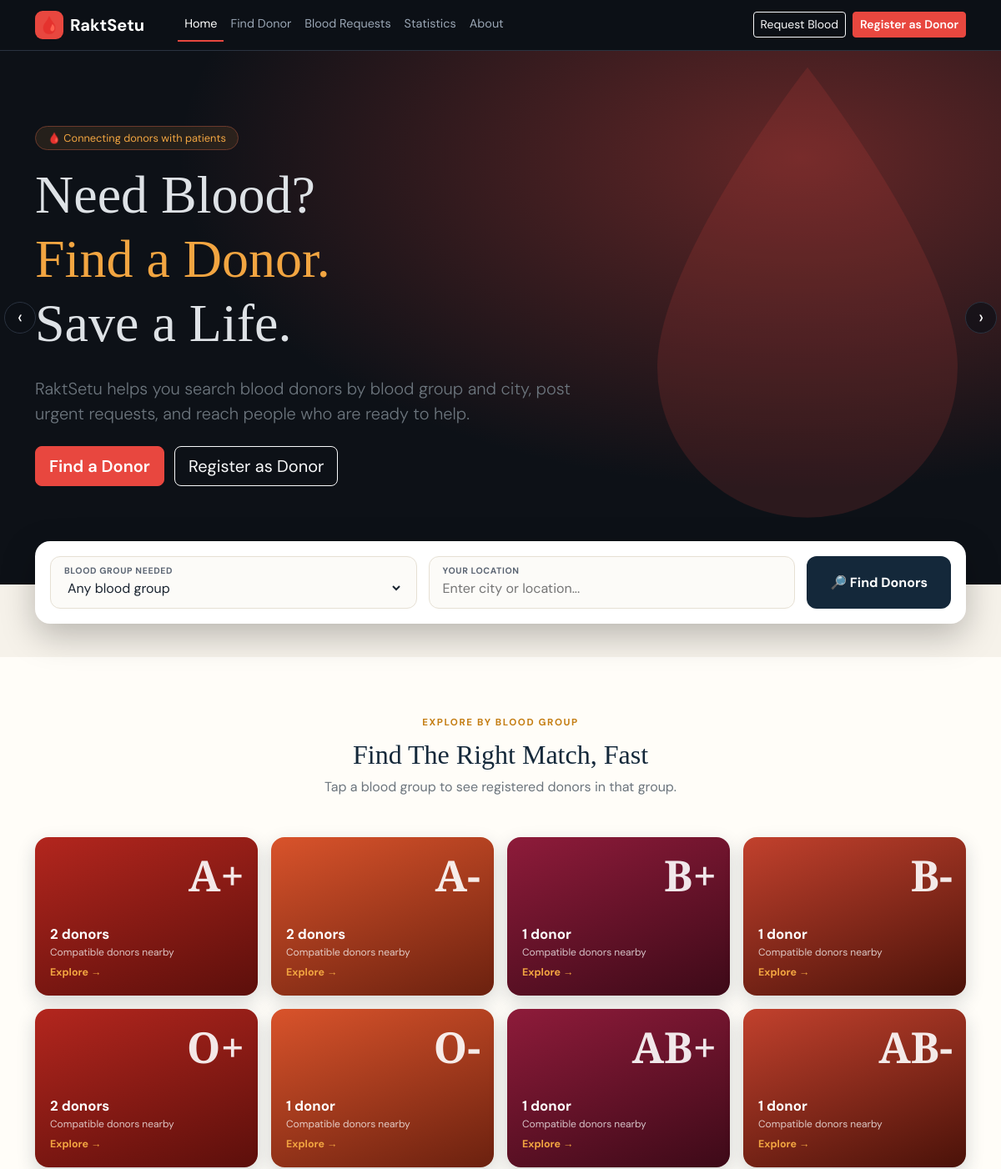
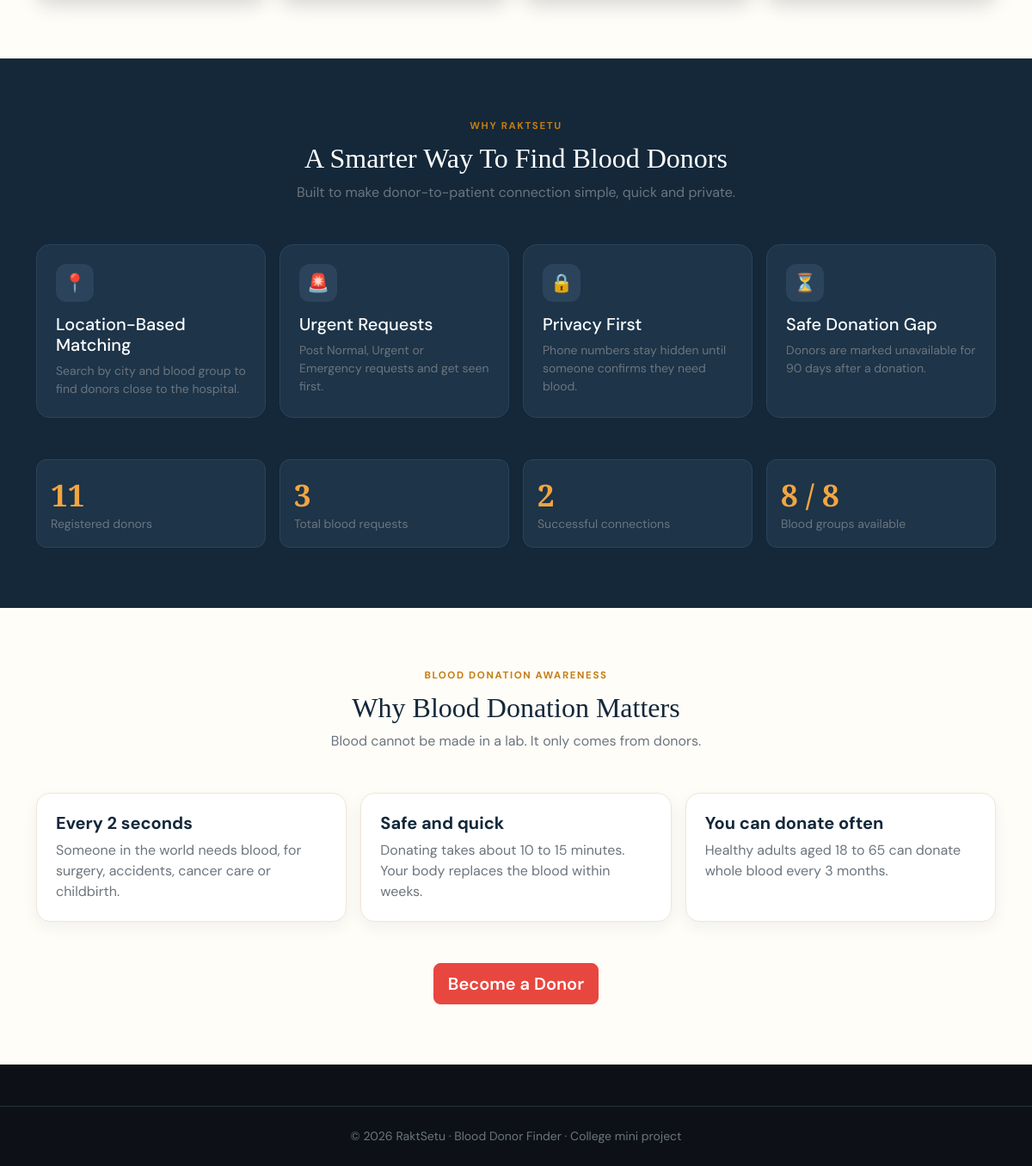
The page / on the database its author committed (2 pictures, top to bottom).
### tables this page shows
CREATE TABLE donors(
      id INTEGER PRIMARY KEY AUTOINCREMENT, name TEXT NOT NULL, age INTEGER NOT NULL,
      gender TEXT NOT NULL, bg TEXT NOT NULL, phone TEXT NOT NULL UNIQUE, city TEXT NOT NULL,
      email TEXT NOT NULL, last_donation TEXT, available INTEGER NOT NULL DEFAULT 1);

### app.py (the view)
@app.route("/")
def home():
    return render_template("home.html", stats=get_stats())

### app.py (called while the page is built)
def scalar(cur):
    row = cur.fetchone()
    return next(iter(row.values())) if PG else row[0]

def get_db():
    if "db" not in g:
        g.db = Conn()
    return g.db

def donor_view(row):
    d = dict(row)
    since = 999
    if d["last_donation"]:
        since = (date.today() - datetime.strptime(d["last_donation"], "%Y-%m-%d").date()).days
    d["is_available"] = bool(d["available"]) and since >= GAP_DAYS
    d["masked_phone"] = d["phone"][:2] + "XXXXX" + d["phone"][-3:]
    return d

def all_cities():
    rows = get_db().execute("SELECT DISTINCT city FROM donors ORDER BY city").fetchall()
    base = ["Mumbai", "Pune", "Thane", "Nashik", "Solapur", "Nagpur"]
    return sorted(set(base) | {r["city"] for r in rows})

def get_stats():
    db = get_db()
    donors = [donor_view(r) for r in db.execute("SELECT * FROM donors")]
    return {
        "donors": len(donors),
        "requests": scalar(db.execute("SELECT COUNT(*) FROM requests")),
        "connections": scalar(db.execute("SELECT COUNT(*) FROM connections")),
        "groups_available": len({d["bg"] for d in donors if d["is_available"]}),
        "per_group": {b: sum(1 for d in donors if d["bg"] == b) for b in BLOOD_GROUPS},
    }

@app.context_processor
def inject():
    return {"BLOOD_GROUPS": BLOOD_GROUPS, "URGENCY": URGENCY, "cities": all_cities()}

    def execute(self, sql, args=()):
        if PG:
            cur = self.c.cursor(cursor_factory=psycopg2.extras.RealDictCursor)
            cur.execute(sql.replace("?", "%s"), args)
            return cur
        return self.c.execute(sql, args)

    def close(self):
        self.c.close()

### templates/home.html (shortened to what this page needs)
{% extends "base.html" %}
{% block content %}
<section id="heroSlider" class="carousel slide carousel-fade rs-slider" data-bs-ride="carousel" data-bs-interval="5000">
  <div class="carousel-indicators">
  </div>
  <div class="carousel-inner">
    {% for tag, h1, h2, h3, p in [
      ('🩸 Connecting donors with patients','Need Blood?','Find a Donor.','Save a Life.','RaktSetu helps you search blood donors by blood group and city, post urgent requests, and reach people who are ready to help.'),
      ('❤️ Every drop counts','One Donation.','Up To Three','Lives Saved.','A single blood donation takes about 15 minutes and can help up to three patients. Become a donor today.'),
      ('🚨 Emergency? Act fast','Post A Request.','Reach Donors.','In Minutes.','Share the patient, hospital and urgency. Donors and volunteers can see it and call you directly.') ] %}
    <div class="carousel-item {{ 'active' if loop.first }} rs-s{{ loop.index }}">
      <div class="container rs-slide-in">
        <span class="rs-tag">{{ tag }}</span>
        <h1 class="display-3 mt-3">{{ h1 }}<br><span class="text-gold">{{ h2 }}</span><br>{{ h3 }}</h1>
        <p class="lead text-secondary my-4 col-lg-7 px-0">{{ p }}</p>
        <a class="btn btn-rs btn-lg me-2 mb-2" href="{{ url_for('find') }}">Find a Donor</a>
        <a class="btn btn-outline-light btn-lg mb-2" href="{{ url_for('register') }}">Register as Donor</a>
      </div>
    </div>
  </div>
  <button class="carousel-control-prev rs-arrow" type="button" data-bs-target="#heroSlider" data-bs-slide="prev" aria-label="Previous"><span>‹</span></button>
  <button class="carousel-control-next rs-arrow" type="button" data-bs-target="#heroSlider" data-bs-slide="next" aria-label="Next"><span>›</span></button>
</section>
<section class="rs-cream-top" data-bs-theme="light">
  <div class="container">
    <form class="rs-search" method="get" action="{{ url_for('find') }}">
      <div class="rs-field"><label for="hbg">Blood group needed</label>
        <select id="hbg" name="bg"><option value="">Any blood group</option>{% for b in BLOOD_GROUPS %}<option>{{ b }}</option>{% endfor %}</select></div>
      <div class="rs-field"><label for="hcity">Your location</label>
        <input id="hcity" name="city" list="cities" placeholder="Enter city or location..."></div>
      <button class="rs-search-btn" type="submit">🔎 Find Donors</button>
    </form>
  </div>
</section>
<section class="rs-cream" data-bs-theme="light">
  <div class="container text-center">
    <div class="rs-eyebrow">Explore by blood group</div>
    <h2 class="rs-dark-h">Find The Right Match, Fast</h2>
    <p class="text-secondary mb-5">Tap a blood group to see registered donors in that group.</p>
    <div class="row g-3 text-start">
      {% for b in BLOOD_GROUPS %}
      <div class="col-6 col-md-3">
        <a class="rs-gcard g{{ loop.index0 % 4 }}" href="{{ url_for('find', bg=b) }}">
          <span class="rs-gbig">{{ b }}</span>
          <span class="rs-gname">{{ stats.per_group[b] }} donor{{ '' if stats.per_group[b]==1 else 's' }}</span>
          <span class="rs-gsub">Compatible donors nearby</span>
          <span class="rs-gex">Explore →</span>
        </a>
      </div>
      {% endfor %}
    </div>
  </div>
</section>
<section class="rs-navy">
  <div class="container text-center">
    <div class="rs-eyebrow">Why RaktSetu</div>
    <h2>A Smarter Way To Find Blood Donors</h2>
    <p class="text-secondary mb-5">Built to make donor-to-patient connection simple, quick and private.</p>
    <div class="row g-3 text-start">
      {% for ic, t, p in [('📍','Location-Based Matching','Search by city and blood group to find donors close to the hospital.'),('🚨','Urgent Requests','Post Normal, Urgent or Emergency requests and get seen first.'),('🔒','Privacy First','Phone numbers stay hidden until someone confirms they need blood.'),('⏳','Safe Donation Gap','Donors are marked unavailable for 90 days after a donation.')] %}
      <div class="col-md-6 col-lg-3"><div class="rs-feat"><span class="rs-ico">{{ ic }}</span><h5>{{ t }}</h5><p class="text-secondary mb-0 small">{{ p }}</p></div></div>
      {% endfor %}
    </div>
    <div class="mt-5 text-start">{% include "_stats.html" %}</div>
  </div>
</section>
<section class="rs-cream" data-bs-theme="light">
  <div class="container text-center">
    <div class="rs-eyebrow">Blood donation awareness</div>
    <h2 class="rs-dark-h">Why Blood Donation Matters</h2>
    <p class="text-secondary mb-5">Blood cannot be made in a lab. It only comes from donors.</p>
    <div class="row g-3 text-start">
      {% for t, p in [('Every 2 seconds','Someone in the world needs blood, for surgery, accidents, cancer care or childbirth.'),('Safe and quick','Donating takes about 10 to 15 minutes. Your body replaces the blood within weeks.'),('You can donate often','Healthy adults aged 18 to 65 can donate whole blood every 3 months.')] %}
      <div class="col-md-4"><div class="rs-lcard"><h5>{{ t }}</h5><p class="text-secondary mb-0">{{ p }}</p></div></div>
      {% endfor %}
    </div>
    <a class="btn btn-rs btn-lg mt-5" href="{{ url_for('register') }}">Become a Donor</a>
  </div>
</section>
{% endblock %}

### static/style.css (style rules this page uses)
:root { --rs-red:#e8473f;--rs-gold:#f2a541;--rs-bg:#0d1117;--rs-card:#1b222d;--rs-line:#2a3340;--bs-body-bg:var(--rs-bg);--bs-body-font-family:'DM Sans','Segoe UI',system-ui,sans-serif }
body { background:var(--rs-bg) }
h1,h2,h3 { font-family:'Playfair Display',Georgia,serif }
.text-gold { color:var(--rs-gold) }
.btn-rs { background:var(--rs-red);border-color:var(--rs-red);color:#fff;font-weight:600 }
.rs-tag { display:inline-block;border:1px solid #6b3a2c;background:rgba(242,165,65,.1);color:var(--rs-gold);font-size:.8rem;padding:4px 14px;border-radius:99px }
.rs-slider { position:relative;background:var(--rs-bg) }
.rs-slider .carousel-item { min-height:78vh;padding:90px 0 110px;overflow:hidden }
.rs-s1 { background:radial-gradient(ellipse at 80% 20%,rgba(232,71,63,.4),transparent 55%),var(--rs-bg) }
.rs-slider .carousel-item:before { content:"";position:absolute;right:-4%;top:50%;width:min(42vw,480px);aspect-ratio:.8;transform:translateY(-50%);background:var(--rs-red);opacity:.14;clip-path:path('M200 0C200 0 20 230 20 360a180 180 0 0 0 360 0C380 230 200 0 200 0Z') }
.rs-slide-in { position:relative }
.rs-arrow { width:48px;opacity:1 }
.rs-arrow span { display:grid;place-items:center;width:38px;height:38px;border-radius:50%;background:rgba(13,17,23,.7);border:1px solid var(--rs-line);font-size:1.4rem;line-height:1;color:#fff }
.rs-cream-top { background:#f6f2ea;padding:0 0 40px }
.rs-search { position:relative;margin-top:-52px;z-index:5;display:flex;gap:14px;align-items:stretch;background:#fff;padding:18px;border-radius:18px;box-shadow:0 14px 40px rgba(0,0,0,.25);flex-wrap:wrap }
.rs-field { flex:1 1 220px;border:1px solid #e6e0d4;border-radius:12px;padding:9px 16px;background:#fcfbf8 }
.rs-field label { display:block;font-size:.66rem;font-weight:700;letter-spacing:.06em;text-transform:uppercase;color:#5b6573 }
.rs-field input,.rs-field select { width:100%;border:0;background:transparent;font:inherit;color:#1a2430;padding:2px 0;outline:none }
.rs-search-btn { flex:0 0 auto;min-width:170px;border:0;border-radius:12px;background:#14283a;color:#fff;font-weight:700;padding:0 28px;min-height:56px }
.rs-cream { background:#fffdf8;padding:70px 0;color:#1a2430 }
.rs-eyebrow { font-size:.72rem;font-weight:700;letter-spacing:.14em;text-transform:uppercase;color:#c47d12;margin-bottom:10px }
.rs-dark-h { color:#14283a }
.rs-gcard { position:relative;display:flex;flex-direction:column;justify-content:flex-end;min-height:190px;padding:18px;border-radius:16px;color:#fff;overflow:hidden;text-decoration:none;box-shadow:0 8px 22px rgba(20,40,58,.18);transition:transform .2s }
.rs-gcard.g0 { background:linear-gradient(160deg,#b3261e,#5c0f0b) }
.rs-gcard.g1 { background:linear-gradient(160deg,#d9532b,#6b210f) }
.rs-gcard.g2 { background:linear-gradient(160deg,#8e1b3a,#3d0a18) }
.rs-gcard.g3 { background:linear-gradient(160deg,#c2412d,#4a1209) }
.rs-gbig { position:absolute;top:10px;right:16px;font:700 3.2rem 'Playfair Display',Georgia,serif;opacity:.9 }
.rs-gname { font-weight:700;font-size:1.05rem }
.rs-gsub { font-size:.75rem;opacity:.75 }
.rs-gex { font-size:.78rem;font-weight:700;color:var(--rs-gold);margin-top:6px }
.rs-navy { background:#14283a;padding:70px 0;color:#fff }
.rs-navy h2 { color:#fff }
.rs-feat { height:100%;background:#1d3449;border:1px solid #2b445b;border-radius:16px;padding:22px }
.rs-ico { display:inline-grid;place-items:center;width:44px;height:44px;border-radius:12px;background:#2b445b;margin-bottom:14px;font-size:1.3rem }
.rs-lcard { height:100%;background:#fff;border:1px solid #eee7d8;border-radius:16px;padding:22px;box-shadow:0 6px 18px rgba(20,40,58,.06) }
.rs-lcard h5 { color:#14283a;font-weight:700 }

### rows shown on the page
donors: bg "AB+", available "1"
donors: bg "AB-", available "1"

### other values the page prints
{{ tag }} "🩸 Connecting donors with patients"
{{ h1 }} "Need Blood?"
{{ h2 }} "Find a Donor."
{{ h3 }} "Save a Life."
{{ p }} "RaktSetu helps you search blood donors by blood group and city, post urgent requests, and reach people who are ready to help."
{{ b }} "A+" "A-" "B+" "B-" "O+" "O-"
{{ stats.per_group[b] }} "2" "2" "1" "1" "2" "1"
{{ '' if stats.per_group[b]==1 else 's' }} "s" "s" "s"
{{ ic }} "📍" "🚨" "🔒" "⏳"
{{ t }} "Location-Based Matching" "Urgent Requests" "Privacy First" "Safe Donation Gap"
{{ p }} "Search by city and blood group to find donors close to the hospital." "Post Normal, Urgent or Emergency requests and get seen first." "Phone numbers stay hidden until someone confirms they need blood." "Donors are marked unavailable for 90 days after a donation."
{{ n }} "11" "3" "2" "8 / 8"
{{ label }} "Registered donors" "Total blood requests" "Successful connections" "Blood groups available"
{{ t }} "Every 2 seconds" "Safe and quick" "You can donate often"
{{ p }} "Someone in the world needs blood, for surgery, accidents, cancer care or childbirth." "Donating takes about 10 to 15 minutes. Your body replaces the blood within weeks." "Healthy adults aged 18 to 65 can donate whole blood every 3 months."
